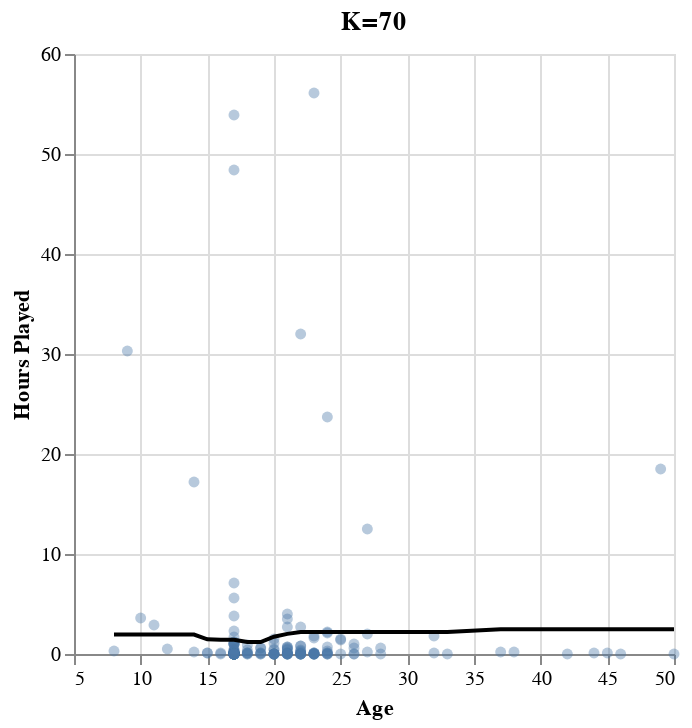

Source (notebook cell):
### Code cell
np.random.seed(33)
#Predict the hours played for age
age_preds = filtered_player_data.assign(
    predictions= age_tuned.predict(filtered_player_data[['age']])
)
#Plot all players
age_plot = alt.Chart(age_preds).mark_circle(opacity=0.4).encode(
    x=alt.X('age').title('Age').scale(zero=False),
    y=alt.Y('played_hours').title('Hours Played')
)
#Add prediction line
age_plot = age_plot + alt.Chart(age_preds, title= "K=70").mark_line(color="Black").encode(
    x="age",
    y="predictions",
)
age_plot

### Figure 1 — Vega-Lite specification as saved in the notebook (floating-point values rounded to 4 significant figures; data arrays with more than 128 entries replaced by an {"elided": "..."} marker saying what was removed)
{"config": {"view": {"continuousWidth": 300, "continuousHeight": 300}}, "layer": [{"mark": {"type": "circle", "opacity": 0.4}, "encoding": {"x": {"field": "age", "scale": {"zero": false}, "title": "Age", "type": "quantitative"}, "y": {"field": "played_hours", "title": "Hours Played", "type": "quantitative"}}}, {"mark": {"type": "line", "color": "Black"}, "encoding": {"x": {"field": "age", "type": "quantitative"}, "y": {"field": "predictions", "type": "quantitative"}}, "title": "K=70"}], "data": {"name": "data-fe5afa3c60ef6e815f3f71aa537c411f"}, "$schema": "https://vega.github.io/schema/vega-lite/v5.20.1.json", "datasets": {"data-fe5afa3c60ef6e815f3f71aa537c411f": {"elided": "190 records"}}}
